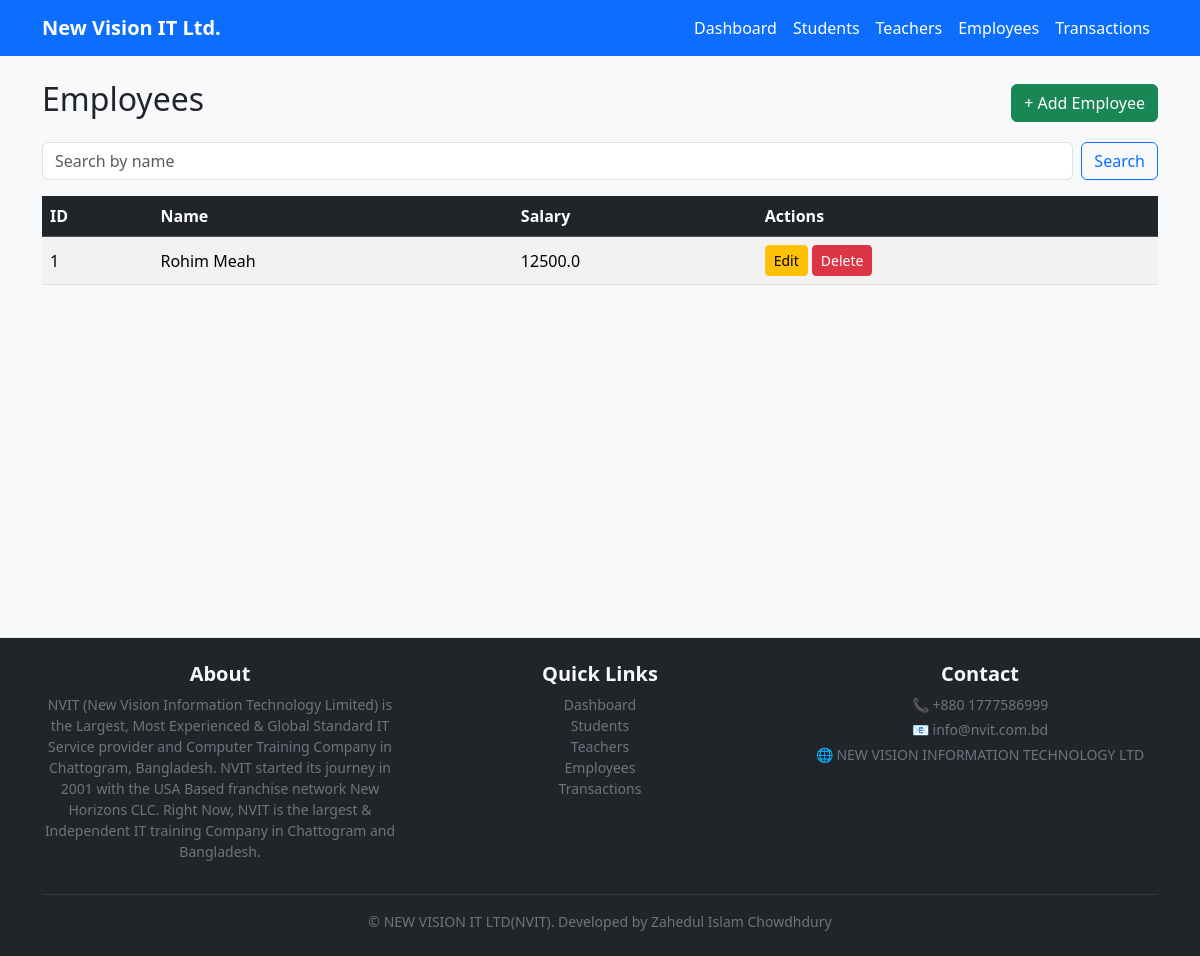
/employees/, run on the app's committed database.
### models.py (models this page shows)
class Employee(db.Model):
    id = db.Column(db.Integer, primary_key=True)        # Employee ID
    name = db.Column(db.String(100))                    # Name
    role = db.Column(db.String(100))                    # Role
    salary = db.Column(db.Float)                        # Salary
    transactions = db.relationship('Transaction', backref='employee', lazy=True)  # Linked transactions

### routes/employee_routes.py (the view)
@employee_bp.route('/')
def employees():
    employees = Employee.query.all()
    return render_template('employees.html', employees=employees)

### templates/employees.html
{% extends "base.html" %}
{% block content %}
<div class="d-flex justify-content-between align-items-center mb-3">
  <h2>Employees</h2>
  <a class="btn btn-success" href="{{ url_for('employee_bp.add_employee') }}">+ Add Employee</a>
</div>
<form class="d-flex mb-3" method="get" action="{{ url_for('employee_bp.search_employee') }}">
  <input class="form-control me-2" type="search" name="q" placeholder="Search by name" value="{{ q if q else '' }}">
  <button class="btn btn-outline-primary">Search</button>
</form>
<table class="table table-striped table-hover">
  <thead class="table-dark"><tr><th>ID</th><th>Name</th><th>Salary</th><th>Actions</th></tr></thead>
  <tbody>
  {% for e in employees %}
    <tr>
      <td>{{ e.id }}</td>
      <td>{{ e.name }}</td>
      <td>{{ e.salary }}</td>
      <td>
        <a class="btn btn-sm btn-warning" href="{{ url_for('edit',kind='employee', id=e.id) }}">Edit</a>
        <a class="btn btn-sm btn-danger" href="{{ url_for('employee_bp.delete_employee', id=e.id) }}" onclick="return confirm('Delete this employee?')">Delete</a>
      </td>
    </tr>
  {% endfor %}
  </tbody>
</table>
<br><br><br><br><br><br><br><br><br><br><br><br>
{% endblock %}

### static/style.css (style rules this page uses)
body { background-color: #f8f9fa; }
.table th, .table td { vertical-align: middle; }

### data on the page
Employee: id "1", name "Rohim Meah", salary "12500.0"
